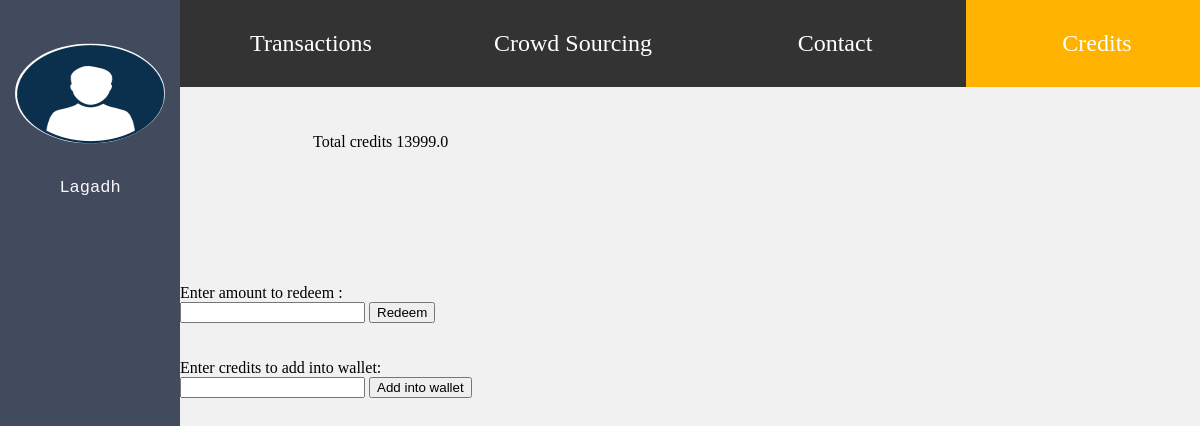
Before: /credits/ with the older database file.
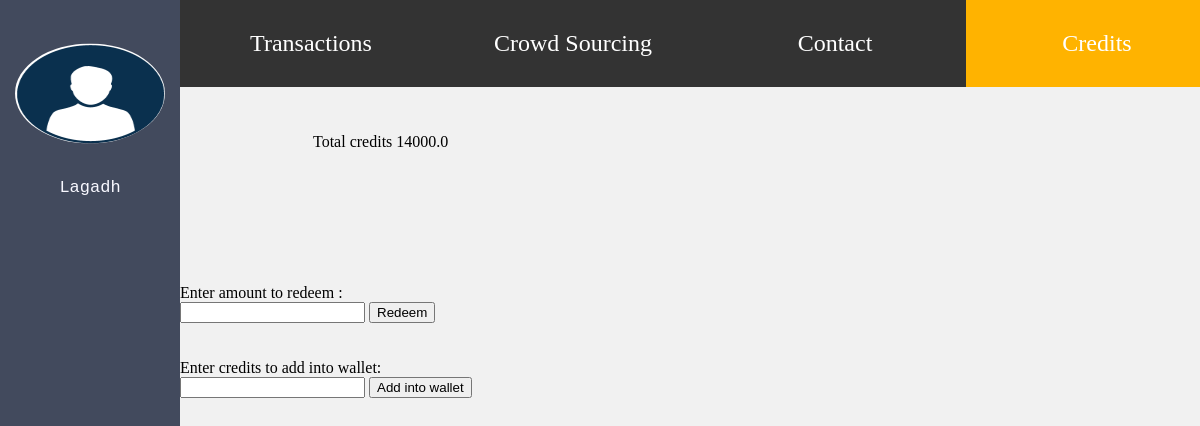
After: the same page with the newer database file.
### credits/models.py (models this page shows)
class AccountBalance(models.Model):
    userid = models.AutoField(primary_key=True, null=False)
    fullname = models.CharField(max_length=30, null=False)
    balance = models.FloatField(null=False, default=0)
    def __str__(self):
        return self.fullname

### credits/views.py (the view)
def index(request):
    balances = AccountBalance.objects.filter(userid=1)
    print(balances)
    balance = {'bal': balances}
    return render(request, 'credits/index.html', context=balance)

### templates/credits/index.html (shortened to what this page needs)
<!DOCTYPE html>
<html lang="en">
<head>
    <link rel="stylesheet" href="/static/index.css" >
</head>
<body>
    <div class="splitleft">
            <div class="centered">
                <img src="/static/download.png" alt='Propic' width="0.005px" height="100px">
                <div class="name">Lagadh</div>
            </div>
    </div>
    <div class="splitright">
    <div>
        <ul>
            <li><a href="/credits/statement">Transactions</a></li>
            <li><a href="/credits/crowdsourcing">Crowd Sourcing</a></li>
            <li><a href="www.google.com">Contact</a></li>
            <li><a class="active" href="/credits">Credits</a></li>
        </ul>
    </div>
        <table>
            {% if bal %}
                {% for acc in bal %}
                <tr>
                     <td>
                        Total credits
                    </td>
                    <td>
                        {{ acc.balance }}
                    </td>
                </tr>
                {% endfor %}
            {% else %}
                <p class="tabletype">Account not found.</p>
            {% endif %}
            </table>
        <form action="{% url 'credits.pending_redeem' %}" method="post">
            Enter amount to redeem : <br>
            <input type="number" step="any" name="redeem_amount" id="redeem_amount">
            <input type="submit" value="Redeem"><br><br><br>
        </form>
        <form action="{% url 'credits.pending_transactions' %}" method="post">
            Enter credits to add into wallet: <br>
            <input type="number" step="any" name="add_amount" id="add_amount">
            <input type="submit" value="Add into wallet">
        </form>
    </div>
</body>
</html>

Changed rows visible on the page:
changed AccountBalance: balance "13999.0" → "14000.0"
